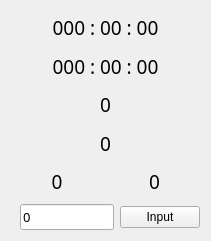
    <widget class="QWidget" name="verticalLayoutWidget">
     <property name="geometry">
      <rect>
       <x>920</x>
       <y>30</y>
       <width>211</width>
       <height>241</height>
      </rect>
     </property>
     <layout class="QVBoxLayout" name="verticalLayout">
      <item>
       <layout class="QHBoxLayout" name="horizontalLayout_5">
        <item>
         <widget class="QLabel" name="label_ADC1_Target">
          <property name="font">
           <font>
            <family>AR PL UKai CN</family>
            <pointsize>14</pointsize>
           </font>
          </property>
          <property name="text">
           <string>000 : 00 : 00</string>
          </property>
          <property name="alignment">
           <set>Qt::AlignCenter</set>
          </property>
         </widget>
        </item>
       </layout>
      </item>
      <item>
       <layout class="QHBoxLayout" name="horizontalLayout_7">
        <item>
         <widget class="QLabel" name="label_ADC1_Pos">
          <property name="font">
           <font>
            <family>AR PL UKai CN</family>
            <pointsize>14</pointsize>
           </font>
          </property>
          <property name="text">
           <string>000 : 00 : 00</string>
          </property>
          <property name="alignment">
           <set>Qt::AlignCenter</set>
          </property>
         </widget>
        </item>
       </layout>
      </item>
      <item>
       <layout class="QHBoxLayout" name="horizontalLayout_6">
        <item>
         <widget class="QLabel" name="label_ADC1_Velocity">
          <property name="font">
           <font>
            <family>AR PL UKai CN</family>
            <pointsize>14</pointsize>
           </font>
          </property>
          <property name="text">
           <string>0</string>
          </property>
          <property name="alignment">
           <set>Qt::AlignCenter</set>
          </property>
         </widget>
        </item>
       </layout>
      </item>
      <item>
       <layout class="QHBoxLayout" name="horizontalLayout_4">
        <item>
         <widget class="QLabel" name="label_ADC1_Offset">
          <property name="font">
           <font>
            <family>AR PL UKai CN</family>
            <pointsize>14</pointsize>
           </font>
          </property>
          <property name="text">
           <string>0</string>
          </property>
          <property name="alignment">
           <set>Qt::AlignCenter</set>
          </property>
         </widget>
        </item>
       </layout>
      </item>
      <item>
       <layout class="QHBoxLayout" name="horizontalLayout_8">
        <item>
         <widget class="QLabel" name="label_ADC1_Error">
          <property name="font">
           <font>
            <family>AR PL UKai CN</family>
            <pointsize>14</pointsize>
           </font>
          </property>
          <property name="text">
           <string>0</string>
          </property>
          <property name="alignment">
           <set>Qt::AlignCenter</set>
          </property>
         </widget>
        </item>
        <item>
         <widget class="QLabel" name="label_ADC1_RmsError">
          <property name="font">
           <font>
            <family>AR PL UKai CN</family>
            <pointsize>14</pointsize>
           </font>
          </property>
          <property name="text">
           <string>0</string>
          </property>
          <property name="alignment">
           <set>Qt::AlignCenter</set>
          </property>
         </widget>
        </item>
       </layout>
      </item>
      <item>
       <layout class="QHBoxLayout" name="horizontalLayout_9">
        <item>
         <spacer name="horizontalSpacer_4">
          <property name="orientation">
           <enum>Qt::Horizontal</enum>
          </property>
          <property name="sizeHint" stdset="0">
           <size>
            <width>40</width>
            <height>20</height>
           </size>
          </property>
         </spacer>
        </item>
        <item>
         <widget class="QLineEdit" name="lineEdit_ADC1_Offset">
          <property name="font">
           <font>
            <family>Sans Serif</family>
            <pointsize>10</pointsize>
           </font>
          </property>
          <property name="text">
           <string>0</string>
          </property>
         </widget>
        </item>
        <item>
         <widget class="QPushButton" name="pushButton_ADC1Offset">
          <property name="text">
           <string>Input</string>
          </property>
         </widget>
        </item>
       </layout>
      </item>
     </layout>
    </widget>
